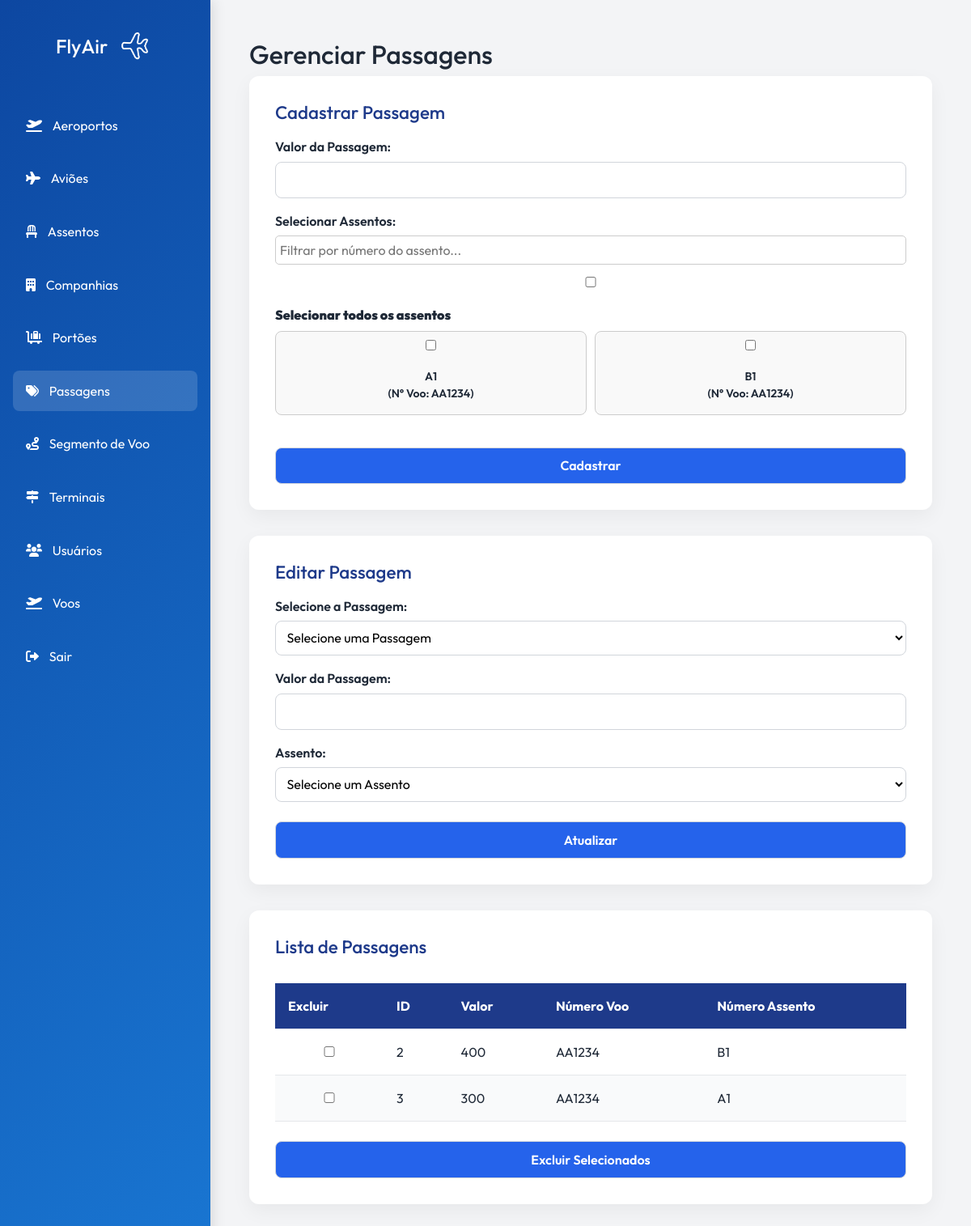
The page /routes/passagemRoutes.php (signed in) on the database its author committed.
### tables this page shows
CREATE TABLE `assentos` (
  `id_assento` int(11) NOT NULL,
  `numero_assento` varchar(10) NOT NULL,
  `status_assento` enum('Disponível','Ocupado','Corredor') NOT NULL,
  `id_voo` int(11) NOT NULL
);

CREATE TABLE `voos` (
  `id_voo` int(11) NOT NULL,
  `numero_voo` varchar(50) NOT NULL,
  `id_aeronave` int(11) NOT NULL,
  `id_portao` int(11) NOT NULL,
  `data_chegada` datetime NOT NULL,
  `data_saida` datetime NOT NULL,
  `origem_voo` int(11) NOT NULL,
  `destino_voo` int(11) NOT NULL,
  `tipo_voo` enum('Direto','Escala') NOT NULL,
  `status_voo` enum('Atrasado','No horário','Embarcando','Decolando','Cancelado','Pousando','Taxiando','Finalizado','Aguardando Autorização','Desembarcando','Manutenção','Reprogramado','Fechado','Suspenso','Em Rota','Desviado','Check-in Aberto','Portão Fechado') NOT NULL,
  `localizacao_voo` enum('Nacional','Internacional') NOT NULL DEFAULT 'Nacional'
);

CREATE TABLE `passagens` (
  `id_passagem` int(11) NOT NULL,
  `valor_passagem` int(11) NOT NULL,
  `assentos_id_assento` int(11) NOT NULL
);

### app/controllers/PassagemController.php (called while the page is built, shortened)
<?php
require_once __DIR__ . '/../models/Passagem.php';
require_once __DIR__ . '/../models/Assento.php';
class PassagemController {
    private $model;
    private $assentoModel;
    public function __construct($db) {
        $this->model = new Passagem($db);
        $this->assentoModel = new AssentoModel($db);
    }
    public function index() {
        $passagens = $this->model->getAll();
        $assentos = $this->assentoModel->getAllAssentos();
        include '../app/views/ctrldev/passagem/index.php';
    }
}
?>

### app/models/Assento.php (called while the page is built, shortened)
<?php
class AssentoModel {
    private $db;
    public function __construct($db) {
        $this->db = $db;
    }
    public function getAllAssentos() {
        $query = "SELECT a.id_assento, a.numero_assento, a.status_assento, v.numero_voo, a.id_voo
                  FROM assentos a
                  JOIN voos v ON a.id_voo = v.id_voo";
        $result = $this->db->query($query);
        $assentos = [];
        if ($result && $result->num_rows > 0) {
            while ($row = $result->fetch_assoc()) {
                $assentos[] = $row;
            }
        }
        return $assentos;
    }
}
?>

### app/models/Passagem.php (called while the page is built, shortened)
<?php
class Passagem {
    private $db;
    public function __construct($db) {
        $this->db = $db;
    }
    public function getAll() {
        $sql = "SELECT
                   id_passagem,
                    valor_passagem,
                    id_assento,
                    numero_assento,
                    voos.numero_voo,
                    voos.id_voo
                FROM passagens
                LEFT JOIN assentos ON assentos_id_assento = id_assento INNER JOIN voos ON voos.id_voo = assentos.id_voo;";
        $result = $this->db->query($sql);
        $passagens = [];
        if ($result->num_rows > 0) {
            while ($row = $result->fetch_assoc()) {
                $passagens[] = $row;
            }
        }
        return $passagens;
    }
}
?>

### app/views/ctrldev/passagem/index.php (the view, shortened to what this page needs)
<?php
require_once '../routes/passagemRoutes.php';
?>
<!DOCTYPE html>
<html lang="pt-BR">
<head>
    <link rel="stylesheet" href="../assets/css/style.css">
    <link href="https://cdnjs.cloudflare.com/ajax/libs/font-awesome/6.0.0-beta3/css/all.min.css" rel="stylesheet">
    <link href="https://cdn.jsdelivr.net/npm/bootstrap@5.3.3/dist/css/bootstrap.min.css" rel="stylesheet">
</head>
<body id="adm">
<aside class="sidebar">
    <div class="sidebar-header">
        <h1>FlyAir<a href="../app/views/ctrldev/"><img src="../assets/images/fly-airplane.png" alt="Logo" class="logo"></a></h1>
    </div>
    <nav class="menu">
        <a href="../routes/aeroportoRoutes.php" class="menu-item"><i class="fa-solid fa-plane-departure"></i><span>Aeroportos</span></a>
        <a href="../routes/aviaoRoutes.php" class="menu-item"><i class="fas fa-plane"></i><span>Aviões</span></a>
        <a href="../routes/assentoRoutes.php" class="menu-item"><i class="fas fa-chair"></i><span>Assentos</span></a>
        <a href="../routes/companhiaRoutes.php" class="menu-item"><i class="fas fa-building"></i><span>Companhias</span></a>
         <a href="../routes/portaoRoutes.php" class="menu-item"><i class="fa-solid fa-cart-flatbed-suitcase"></i><span>Portões</span></a>
        <a href="../routes/passagemRoutes.php" class="menu-item active"><i class="fas fa-tags"></i><span>Passagens</span></a>
        <a href="../routes/segmentoVooRoutes.php" class="menu-item"><i class="fas fa-route"></i><span>Segmento de Voo</span></a>
        <a href="../routes/terminalRoutes.php" class="menu-item"><i class="fa-solid fa-signs-post"></i><span>Terminais</span></a>
        <a href="../routes/usuarioRoutes.php" class="menu-item">
            <i class="fas fa-users"></i>
            <span>Usuários</span>
        </a>
        <a href="../routes/vooRoutes.php" class="menu-item">
            <i class="fas fa-plane-departure"></i>
            <span>Voos</span>
        </a>
        <a href="/aeroporto/logout" class="menu-item">
            <i class="fa-solid fa-right-from-bracket"></i>
            <span>Sair</span>
        </a>
    </nav>
</aside>
<main>
    <header class="main-header">
        <h2>Gerenciar Passagens</h2>
    </header>
    <section class="dashboard-content">
        <div class="form-container" id='formulario'>
            <h2>Cadastrar Passagem</h2>
            <form method="post" action="../routes/passagemRoutes.php">
                <label for="valor_passagem">Valor da Passagem:</label>
                <input type="number" name="valor_passagem" required>
                <label>Selecionar Assentos:</label>
                <input type="text" id="filtro-assento" placeholder="Filtrar por número do assento...">
                <div class="select-all-container mb-2">
                    <input type="checkbox" id="select-all-assentos">
                    <label for="select-all-assentos"><strong>Selecionar todos os assentos</strong></label>
                </div>
                <div class="assentos-grid" id="grid-assentos">
                    <?php if (isset($assentos) && is_array($assentos)): ?>
                        <?php foreach ($assentos as $assento): ?>
                            <div class="assento-card"
                                 data-numero="<?= htmlspecialchars($assento['numero_assento']) ?>"
                                 data-voo="<?= htmlspecialchars($assento['numero_voo']) ?>">
                            <input type="checkbox" class="assento-checkbox" id="assento_<?= $assento['id_assento'] ?>" name="assentos_id_assento[]" value="<?= $assento['id_assento'] ?>">
                                <label class="assento-label" for="assento_<?= $assento['id_assento'] ?>">
                                    <?= htmlspecialchars($assento['numero_assento']) ?><br>
                                    (N° Voo: <?= htmlspecialchars($assento['numero_voo']) ?>)
                                </label>
                            </div>
                        <?php endforeach; ?>
                    <?php endif; ?>
                </div>
                <input type="submit" value="Cadastrar">
            </form>
        </div>
        <div class="form-container" id='formulario'>
            <h2>Editar Passagem</h2>
            <form method="post" action="../routes/passagemRoutes.php">
                <label for="id_passagem_edit">Selecione a Passagem:</label>
                <select name="id_passagem_edit" id="select_passagem_editar" required onchange="preencherFormularioEdicaoPassagem()">
                    <option value="">Selecione uma Passagem</option>
                </select>
                <label for="valor_passagem_edit">Valor da Passagem:</label>
                <input type="number" name="valor_passagem_edit" id="valor_passagem_edit" required>
                <label for="assentos_id_assento_edit">Assento:</label>
                <select name="assentos_id_assento_edit" id="assentos_id_assento_edit" required>
                    <option value="">Selecione um Assento</option>
                </select>
                <input type="submit" value="Atualizar">
            </form>
        </div>
        <div class="form-container" id="listar">
            <h2>Lista de Passagens</h2>
            <form method="post" action="../routes/passagemRoutes.php">
                <div class="table-container">
                    <table class="styled-table">
                        <thead>
                            <tr>
                                <th>Excluir</th>
                                <th>ID</th>
                                <th>Valor</th>
                                <th>Número Voo</th>
                                <th>Número Assento</th>
                            </tr>
                        </thead>
                        <tbody>
    <?php if (isset($passagens) && is_array($passagens)): ?>
        <?php foreach ($passagens as $passagem): ?>
            <tr>
                <td><input type="checkbox" name="ids[]" value="<?= $passagem['id_passagem'] ?>"></td>
                <td><?= $passagem['id_passagem'] ?></td>
                <td><?= $passagem['valor_passagem'] ?></td>
                <td><?= htmlspecialchars($passagem['numero_voo']) ?></td>
                <td><?= $passagem['numero_assento'] ?></td>
            </tr>
        <?php endforeach; ?>
    <?php else: ?>
        <tr><td colspan="5">Nenhuma passagem encontrada.</td></tr>
    <?php endif; ?>
</tbody>
                    </table>
                </div>
                <div class="button-wrapper">
                    <input type="submit" value="Excluir Selecionados" class="btn-delete">
                </div>
            </form>
        </div>
    </section>
</main>
</body>
</html>

### assets/css/style.css (style rules this page uses)
* { margin: 0; padding: 0; box-sizing: border-box; }
#adm { display: flex; min-height: 100vh; background: #f3f4f6; color: #1f2937; font-family: 'Outfit', sans-serif!important; }
.sidebar { width: 260px; background: linear-gradient(135deg, #0d47a1, #1976d2); color: white; padding: 2rem 1rem; box-shadow: 4px 0 15px rgba(0, 0, 0, 0.1); }
.sidebar-header { text-align: center; margin-bottom: 3rem; }
.sidebar-header h1 { font-size: 1.5rem; margin-bottom: 1rem; display: flex; align-items: center; justify-content: center; gap: 0.5rem; }
.sidebar-header img.logo { width: 50px; height: auto; }
.menu { display: flex; flex-direction: column; gap: 1rem; }
.menu-item { color: white; text-decoration: none; padding: 0.8rem 1rem; border-radius: 8px; transition: 0.3s ease; display: flex; align-items: center; gap: 0.8rem; }
.menu-item:hover, .menu-item.active { background-color: rgba(255, 255, 255, 0.15); }
main { flex: 1; padding: 3rem; overflow-y: auto; }
.form-container { background: white; padding: 2rem; border-radius: 12px; box-shadow: 0 8px 24px rgba(0, 0, 0, 0.05); margin-bottom: 2rem; }
.form-container h2 { font-size: 1.4rem; margin-bottom: 1rem; color: #1e3a8a; }
.form-container form label { display: block; margin-top: 1rem; font-weight: 600; margin-bottom: 0.4rem; }
.form-container form input, .form-container form select { width: 100%; padding: 0.6rem; border: 1px solid #d1d5db; border-radius: 8px; font-size: 1rem; background: #ffffff; transition: 0.2s ease; }
input[type="submit"] { background: #2563eb!important; color: white; font-weight: 600; margin-top: 1.5rem; cursor: pointer; transition: 0.3s ease; }
.table-container { overflow-x: auto; }
.styled-table { width: 100%; border-collapse: collapse; margin-top: 1rem; }
.styled-table thead { background-color: #1e3a8a; color: white; }
.styled-table th, .styled-table td { padding: 1rem; text-align: left; border-bottom: 1px solid #e5e7eb; }
.styled-table tbody tr:nth-child(even) { background-color: #f9fafb; }
.btn-delete { background-color: #ef4444; border: none; padding: 0.8rem 1.5rem; border-radius: 8px; color: white; font-weight: 600; margin-top: 1rem; transition: 0.3s ease; }
.logo { font-weight: bold; font-size: 22px; color: #1d3557; text-decoration: none; }
.assentos-grid { display: grid; grid-template-columns: repeat(auto-fit, minmax(120px, 1fr)); gap: 10px; max-height: 300px; overflow-y: auto; margin-bottom: 1rem; }
.assento-card { padding: 8px; border: 1px solid #ccc; border-radius: 8px; background: #f9f9f9; text-align: center; font-size: 14px; }
.assento-card input { margin-bottom: 5px; }
#filtro-assento { margin-bottom: 10px; padding: 5px; width: 100%; border: 1px solid #ccc; border-radius: 5px; }
.auth-form input, select { padding: 0.6rem; border: 1px solid #d1d5db; border-radius: 8px; background: #f9fafb; font-size: 1rem; }

### rows shown on the page
assentos: numero_assento "A1", id_voo.numero_voo "AA1234"
assentos: numero_assento "B1", id_voo.numero_voo "AA1234"
passagens: id_passagem "2", valor_passagem "400", voos.numero_voo "AA1234", assentos_id_assento.numero_assento "B1"
passagens: id_passagem "3", valor_passagem "300", voos.numero_voo "AA1234", assentos_id_assento.numero_assento "A1"
